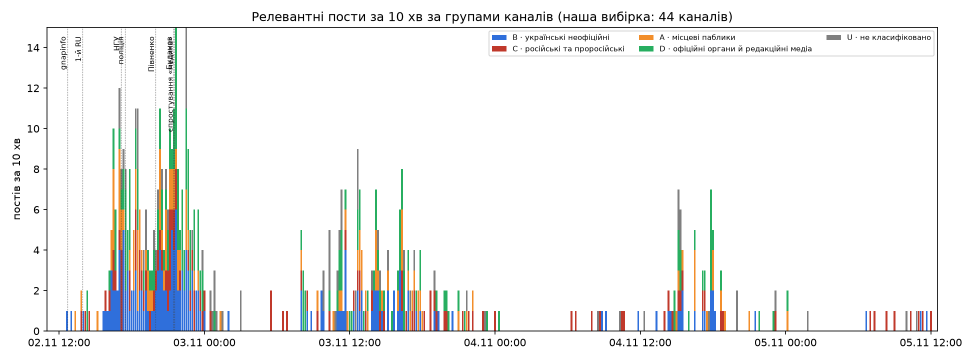
#> input picture reports/20261105T100537Z/timeseries.png, 1950 x 720 px (shown at 1/2 size); its folder holds only this picture in this run
$ python -i media_fingerprints.py   (imports and definitions only)
#> lines starting #> are read from the running program, lines starting #| are printed output that depends on the picture
#> further down, picture is the input picture: PIL image 1950x720 RGBA; mean R, G, B, A 241.4, 242.1, 241.5, 255
"""CPU-only candidate shared-video matching. No network, OCR or geolocation.

fingerprint VIDEO [--output RECEIPT.json]
compare VIDEO_OR_RECEIPT VIDEO_OR_RECEIPT [--output COMPARISON.json]

Perceptual thresholds are exploratory, not calibrated probabilities. Byte
identity and similar visual sequences cannot establish location, date or truth.
"""
from __future__ import annotations

import argparse
import hashlib
import json
import math
import statistics
import sys
from datetime import datetime, timezone
from pathlib import Path

import av
import numpy as np
from PIL import Image
from scipy.fft import dctn

ROOT = Path(__file__).resolve().parents[2]
ALGORITHM = 'sampled-phash63-dhash64-crops-v1'


# [14 lines left out: functions sha256, display_path, not called in this run]


def image_signature(image):
    gray = image.convert('L')
    small = np.asarray(gray.resize((32, 32), Image.Resampling.LANCZOS), dtype=float)
    coefficients = dctn(small, type=2, norm='ortho')[:8, :8].flatten()[1:]
    phash = sum(int(bit) << i for i, bit in enumerate(coefficients > np.median(coefficients)))
    dh = np.asarray(gray.resize((9, 8), Image.Resampling.LANCZOS), dtype=float)
    dhash = sum(int(bit) << i for i, bit in enumerate((dh[:, 1:] > dh[:, :-1]).flatten()))
    stddev = float(small.std())
    edge = float((np.abs(np.diff(small, axis=0)).mean() + np.abs(np.diff(small, axis=1)).mean()) / 2)
    return {'phash': f'{phash:016x}', 'dhash': f'{dhash:016x}',
            'gray_stddev': round(stddev, 4), 'mean_edge_difference': round(edge, 4),
            'informative': stddev >= 5 and edge >= 0.5}


def frame_variants(image):
    """Black-border crop is geometric; it does not locate the actual scene."""
    width, height = image.size
#> width = 1950; height = 720
    gray = np.asarray(image.convert('L'))
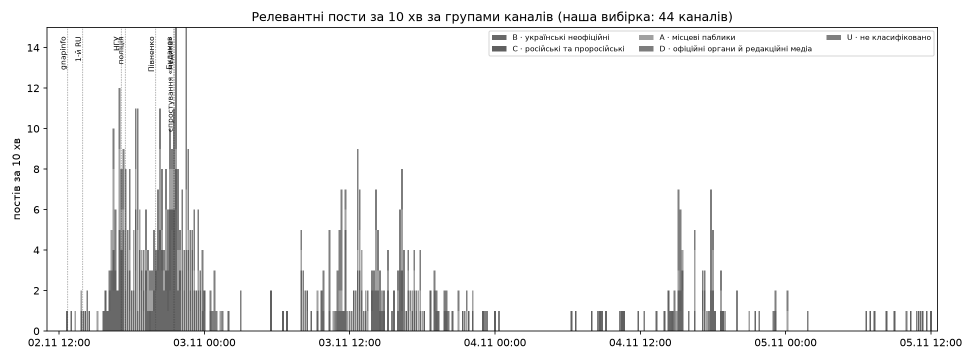
#> gray: shape (720, 1950) (shown at 1/2 size); min 0, max 255, mean 241.8
    bright = gray > 12
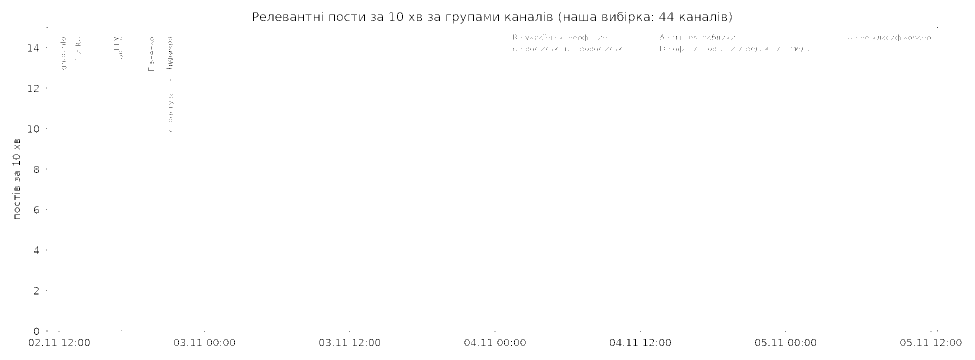
#> bright: shape (720, 1950) bool (shown at 1/2 size); 99.6% white; black in thin lines or dots
    rows, cols = np.where(bright.mean(axis=1) > 0.025)[0], np.where(bright.mean(axis=0) > 0.025)[0]
#> rows = 720 values from 0 to 719; cols = 1950 values from 0 to 1949
    box = (int(cols[0]), int(rows[0]), int(cols[-1] + 1), int(rows[-1] + 1)) if len(rows) and len(cols) else (0, 0, width, height)
#> box = (0, 0, 1950, 720)
    if box[2] - box[0] < 16 or box[3] - box[1] < 16:
        box = (0, 0, width, height)
    x0, y0, x1, y1 = box
#> x0 = 0; y0 = 0; x1 = 1950; y1 = 720
    dx, dy = max(0, (x1-x0)//10), max(0, (y1-y0)//10)
#> dx = 195; dy = 72
    boxes = {'full': (0, 0, width, height), 'border_crop': box,
             'center_80': (x0+dx, y0+dy, x1-dx, y1-dy)}
#> boxes = {'full': (0, 0, 1950, 720), 'border_crop': (0, 0, 1950, 720), 'center_80': (195, 72, 1755, 648)}
    return {name: {'bbox_xyxy': list(bbox), **image_signature(image.crop(bbox))}
            for name, bbox in boxes.items()}
#> in image_signature, `small = np.asarray(gray.resize((32, 32), Image.Resampling.LANCZOS), dt..`:
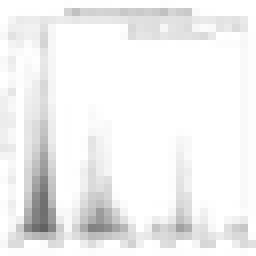
#> small: shape (32, 32) float64 (shown 8 times larger); min 98, max 255, mean 241.5
#> in image_signature, `coefficients = dctn(small, type=2, norm='ortho')[:8, :8].flatten()[1:]`: coefficients = 63 values, max 222.8 at index 6, min -204.3 at index 15, mean 3.28
#> in image_signature, `phash = sum(int(bit) << i for i, bit in enumerate(coefficients > np.me..`: phash = 5621035508639400956
#> in image_signature, `dhash = sum(int(bit) << i for i, bit in enumerate((dh[:, 1:] > dh[:, :..`: dhash = 6510597893173469920
#> in image_signature, `stddev = float(small.std())`: stddev = 24.55
#> in image_signature, `edge = float((np.abs(np.diff(small, axis=0)).mean() + np.abs(np.diff(s..`: edge = 7.79
#> in image_signature (call 3), `gray = image.convert('L')`:
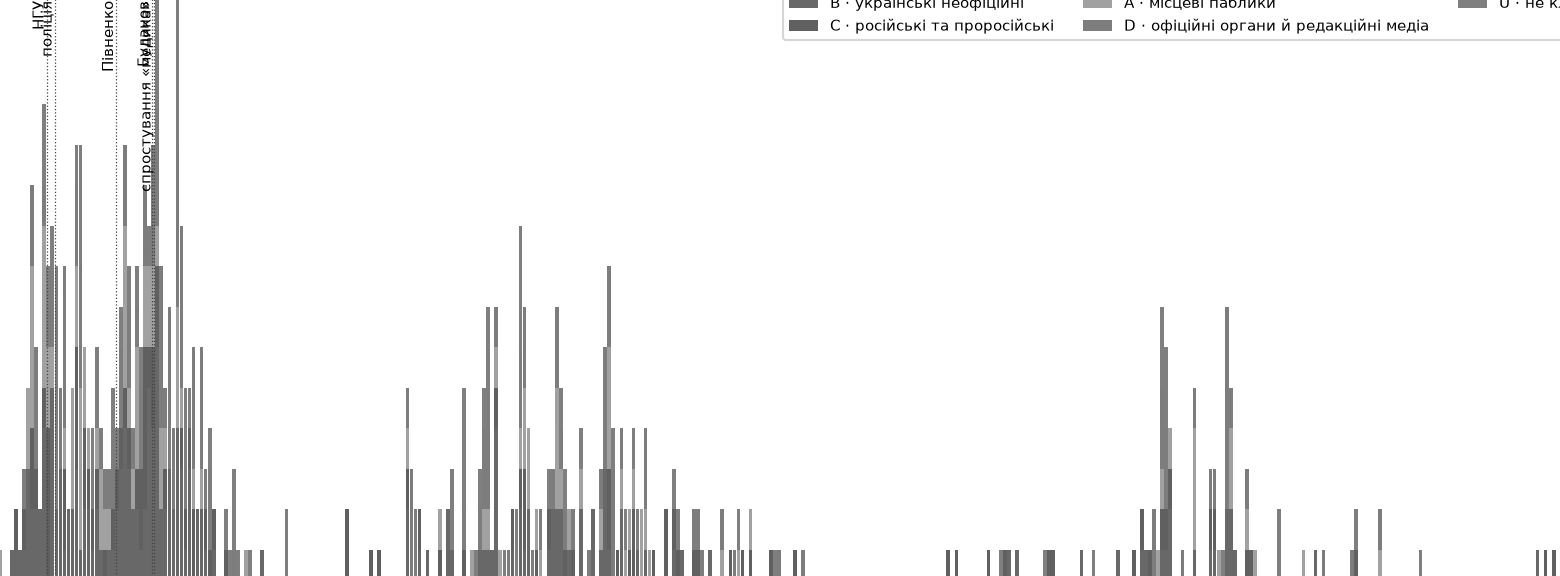
#> gray: PIL image 1560x576 L; min 0, max 255, mean 241.8
#> in image_signature (call 3), `small = np.asarray(gray.resize((32, 32), Image.Resampling.LANCZOS), dt..`:
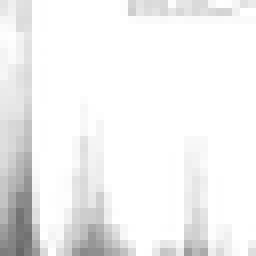
#> small: shape (32, 32) float64 (shown 8 times larger); min 104, max 255, mean 241.4
#> in image_signature (call 3), `coefficients = dctn(small, type=2, norm='ortho')[:8, :8].flatten()[1:]`: coefficients = 63 values, max 330 at index 7, min -317.9 at index 0, mean -9.03
#> in image_signature (call 3), `phash = sum(int(bit) << i for i, bit in enumerate(coefficients > np.me..`: phash = 3588016276914192320
#> in image_signature (call 3), `dhash = sum(int(bit) << i for i, bit in enumerate((dh[:, 1:] > dh[:, :..`: dhash = 15837976587502027747
#> in image_signature (call 3), `stddev = float(small.std())`: stddev = 27.48
#> in image_signature (call 3), `edge = float((np.abs(np.diff(small, axis=0)).mean() + np.abs(np.diff(s..`: edge = 5.04


# [221 lines left out: functions fingerprint, nearest_direction, compare_fingerprints, load_input, main, not called in this run]


# [2 lines not run here, left out]

>>> from PIL import Image
>>> picture = Image.open('../../reports/20261105T100537Z/timeseries.png')
>>> result = frame_variants(picture)
#> result = 3 items
